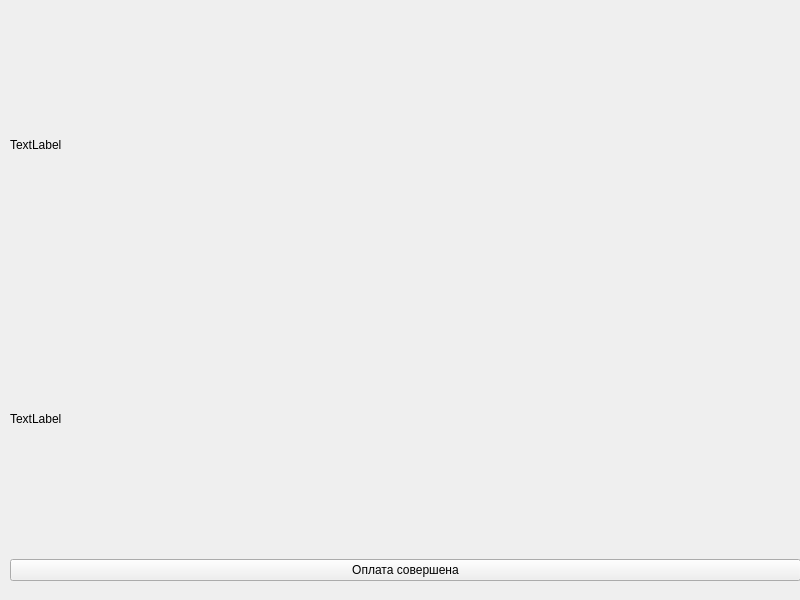
<?xml version="1.0" encoding="UTF-8"?>
<ui version="4.0">
 <class>payment_window</class>
 <widget class="QWidget" name="payment_window">
  <property name="geometry">
   <rect>
    <x>0</x>
    <y>0</y>
    <width>800</width>
    <height>600</height>
   </rect>
  </property>
  <property name="windowTitle">
   <string>Form</string>
  </property>
  <widget class="QWidget" name="verticalLayoutWidget">
   <property name="geometry">
    <rect>
     <x>10</x>
     <y>10</y>
     <width>791</width>
     <height>571</height>
    </rect>
   </property>
   <layout class="QVBoxLayout" name="verticalLayout">
    <item>
     <widget class="QLabel" name="label_2">
      <property name="text">
       <string>TextLabel</string>
      </property>
     </widget>
    </item>
    <item>
     <widget class="QLabel" name="label">
      <property name="text">
       <string>TextLabel</string>
      </property>
     </widget>
    </item>
    <item>
     <widget class="QPushButton" name="pushButton">
      <property name="text">
       <string>Оплата совершена</string>
      </property>
     </widget>
    </item>
   </layout>
  </widget>
 </widget>
 <resources/>
 <connections/>
</ui>
